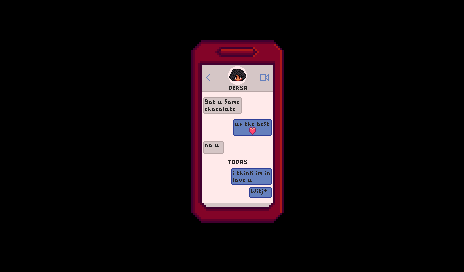

Tiled map render using the project's own tile images. Description and the whole map definition, tile-layer contents included, below:
An orthogonal 29x17 tile map with 16x16 px tiles, 4 tile layers (Back, Buildings, Paths, Front).

<map version="1.4" tiledversion="1.4.3" orientation="orthogonal" renderorder="right-down" width="29" height="17" tilewidth="16" tileheight="16" infinite="0" nextlayerid="9" nextobjectid="1">
 <tileset firstgid="1" name="zPhone_CG3" tilewidth="16" tileheight="16" tilecount="420" columns="28">
  <image source="zPhone_CG3.png" width="448" height="240" />
 </tileset>
 <layer id="1" name="Back" width="29" height="17">
  <data encoding="csv">
230,230,230,230,230,230,230,230,230,230,230,230,230,230,230,230,230,230,230,230,230,230,230,230,230,230,230,230,230,
230,1,2,3,4,5,6,7,8,9,10,11,12,13,14,15,16,17,18,19,20,21,22,23,24,25,26,27,28,
230,29,30,31,32,33,34,35,36,37,38,39,40,41,42,43,44,45,46,47,48,49,50,51,52,53,54,55,56,
230,57,58,59,60,61,62,63,64,65,66,67,68,69,70,71,72,73,74,75,76,77,78,79,80,81,82,83,84,
230,85,86,87,88,89,90,91,92,93,94,95,96,97,98,99,100,101,102,103,104,105,106,107,108,109,110,111,112,
230,113,114,115,116,117,118,119,120,121,122,123,124,125,126,127,128,129,130,131,132,133,134,135,136,137,138,139,140,
230,141,142,143,144,145,146,147,148,149,150,151,152,153,154,155,156,157,158,159,160,161,162,163,164,165,166,167,168,
230,169,170,171,172,173,174,175,176,177,178,179,180,181,182,183,184,185,186,187,188,189,190,191,192,193,194,195,196,
230,197,198,199,200,201,202,203,204,205,206,207,208,209,210,211,212,213,214,215,216,217,218,219,220,221,222,223,224,
230,225,226,227,228,229,230,231,232,233,234,235,236,237,238,239,240,241,242,243,244,245,246,247,248,249,250,251,252,
230,253,254,255,256,257,258,259,260,261,262,263,264,265,266,267,268,269,270,271,272,273,274,275,276,277,278,279,280,
230,281,282,283,284,285,286,287,288,289,290,291,292,293,294,295,296,297,298,299,300,301,302,303,304,305,306,307,308,
230,309,310,311,312,313,314,315,316,317,318,319,320,321,322,323,324,325,326,327,328,329,330,331,332,333,334,335,336,
230,337,338,339,340,341,342,343,344,345,346,347,348,349,350,351,352,353,354,355,356,357,358,359,360,361,362,363,364,
230,365,366,367,368,369,370,371,372,373,374,375,376,377,378,379,380,381,382,383,384,385,386,387,388,389,390,391,392,
230,393,394,395,396,397,398,399,400,401,402,403,404,405,406,407,408,409,410,411,412,413,414,415,416,417,418,419,420,
230,230,230,230,230,230,230,230,230,230,230,230,230,230,230,230,230,230,230,230,230,230,230,230,230,230,230,230,230
</data>
 </layer>
 <objectgroup id="2" name="Back" />
 <layer id="3" name="Buildings" width="29" height="17">
  <data encoding="csv">
0,0,0,0,0,0,0,0,0,0,0,0,0,0,0,0,0,0,0,0,0,0,0,0,0,0,0,0,0,
0,0,0,0,0,0,0,0,0,0,0,0,0,0,0,0,0,0,0,0,0,0,0,0,0,0,0,0,0,
0,0,0,0,0,0,0,0,0,0,0,0,0,0,0,0,0,0,0,0,0,0,0,0,0,0,0,0,0,
0,0,0,0,0,0,0,0,0,0,0,0,0,0,0,0,0,0,0,0,0,0,0,0,0,0,0,0,0,
0,0,0,0,0,0,0,0,0,0,0,0,0,0,0,0,0,0,0,0,0,0,0,0,0,0,0,0,0,
0,0,0,0,0,0,0,0,0,0,0,0,0,0,0,0,0,0,0,0,0,0,0,0,0,0,0,0,0,
0,0,0,0,0,0,0,0,0,0,0,0,0,0,0,0,0,0,0,0,0,0,0,0,0,0,0,0,0,
0,0,0,0,0,0,0,0,0,0,0,0,0,0,0,0,0,0,0,0,0,0,0,0,0,0,0,0,0,
0,0,0,0,0,0,0,0,0,0,0,0,0,0,0,0,0,0,0,0,0,0,0,0,0,0,0,0,0,
0,0,0,0,0,0,0,0,0,0,0,0,0,0,0,0,0,0,0,0,0,0,0,0,0,0,0,0,0,
0,0,0,0,0,0,0,0,0,0,0,0,0,0,0,0,0,0,0,0,0,0,0,0,0,0,0,0,0,
0,0,0,0,0,0,0,0,0,0,0,0,0,0,0,0,0,0,0,0,0,0,0,0,0,0,0,0,0,
0,0,0,0,0,0,0,0,0,0,0,0,0,0,0,0,0,0,0,0,0,0,0,0,0,0,0,0,0,
0,0,0,0,0,0,0,0,0,0,0,0,0,0,0,0,0,0,0,0,0,0,0,0,0,0,0,0,0,
0,0,0,0,0,0,0,0,0,0,0,0,0,0,0,0,0,0,0,0,0,0,0,0,0,0,0,0,0,
0,0,0,0,0,0,0,0,0,0,0,0,0,0,0,0,0,0,0,0,0,0,0,0,0,0,0,0,0,
0,0,0,0,0,0,0,0,0,0,0,0,0,0,0,0,0,0,0,0,0,0,0,0,0,0,0,0,0
</data>
 </layer>
 <objectgroup id="4" name="Buildings" />
 <layer id="5" name="Paths" width="29" height="17">
  <data encoding="csv">
0,0,0,0,0,0,0,0,0,0,0,0,0,0,0,0,0,0,0,0,0,0,0,0,0,0,0,0,0,
0,0,0,0,0,0,0,0,0,0,0,0,0,0,0,0,0,0,0,0,0,0,0,0,0,0,0,0,0,
0,0,0,0,0,0,0,0,0,0,0,0,0,0,0,0,0,0,0,0,0,0,0,0,0,0,0,0,0,
0,0,0,0,0,0,0,0,0,0,0,0,0,0,0,0,0,0,0,0,0,0,0,0,0,0,0,0,0,
0,0,0,0,0,0,0,0,0,0,0,0,0,0,0,0,0,0,0,0,0,0,0,0,0,0,0,0,0,
0,0,0,0,0,0,0,0,0,0,0,0,0,0,0,0,0,0,0,0,0,0,0,0,0,0,0,0,0,
0,0,0,0,0,0,0,0,0,0,0,0,0,0,0,0,0,0,0,0,0,0,0,0,0,0,0,0,0,
0,0,0,0,0,0,0,0,0,0,0,0,0,0,0,0,0,0,0,0,0,0,0,0,0,0,0,0,0,
0,0,0,0,0,0,0,0,0,0,0,0,0,0,0,0,0,0,0,0,0,0,0,0,0,0,0,0,0,
0,0,0,0,0,0,0,0,0,0,0,0,0,0,0,0,0,0,0,0,0,0,0,0,0,0,0,0,0,
0,0,0,0,0,0,0,0,0,0,0,0,0,0,0,0,0,0,0,0,0,0,0,0,0,0,0,0,0,
0,0,0,0,0,0,0,0,0,0,0,0,0,0,0,0,0,0,0,0,0,0,0,0,0,0,0,0,0,
0,0,0,0,0,0,0,0,0,0,0,0,0,0,0,0,0,0,0,0,0,0,0,0,0,0,0,0,0,
0,0,0,0,0,0,0,0,0,0,0,0,0,0,0,0,0,0,0,0,0,0,0,0,0,0,0,0,0,
0,0,0,0,0,0,0,0,0,0,0,0,0,0,0,0,0,0,0,0,0,0,0,0,0,0,0,0,0,
0,0,0,0,0,0,0,0,0,0,0,0,0,0,0,0,0,0,0,0,0,0,0,0,0,0,0,0,0,
0,0,0,0,0,0,0,0,0,0,0,0,0,0,0,0,0,0,0,0,0,0,0,0,0,0,0,0,0
</data>
 </layer>
 <objectgroup id="6" name="Paths" />
 <layer id="7" name="Front" width="29" height="17">
  <data encoding="csv">
0,0,0,0,0,0,0,0,0,0,0,0,0,0,0,0,0,0,0,0,0,0,0,0,0,0,0,0,0,
0,0,0,0,0,0,0,0,0,0,0,0,0,0,0,0,0,0,0,0,0,0,0,0,0,0,0,0,0,
0,0,0,0,0,0,0,0,0,0,0,0,0,0,0,0,0,0,0,0,0,0,0,0,0,0,0,0,0,
0,0,0,0,0,0,0,0,0,0,0,0,0,0,0,0,0,0,0,0,0,0,0,0,0,0,0,0,0,
0,0,0,0,0,0,0,0,0,0,0,0,0,0,0,0,0,0,0,0,0,0,0,0,0,0,0,0,0,
0,0,0,0,0,0,0,0,0,0,0,0,0,0,0,0,0,0,0,0,0,0,0,0,0,0,0,0,0,
0,0,0,0,0,0,0,0,0,0,0,0,0,0,0,0,0,0,0,0,0,0,0,0,0,0,0,0,0,
0,0,0,0,0,0,0,0,0,0,0,0,0,0,0,0,0,0,0,0,0,0,0,0,0,0,0,0,0,
0,0,0,0,0,0,0,0,0,0,0,0,0,0,0,0,0,0,0,0,0,0,0,0,0,0,0,0,0,
0,0,0,0,0,0,0,0,0,0,0,0,0,0,0,0,0,0,0,0,0,0,0,0,0,0,0,0,0,
0,0,0,0,0,0,0,0,0,0,0,0,0,0,0,0,0,0,0,0,0,0,0,0,0,0,0,0,0,
0,0,0,0,0,0,0,0,0,0,0,0,0,0,0,0,0,0,0,0,0,0,0,0,0,0,0,0,0,
0,0,0,0,0,0,0,0,0,0,0,0,0,0,0,0,0,0,0,0,0,0,0,0,0,0,0,0,0,
0,0,0,0,0,0,0,0,0,0,0,0,0,0,0,0,0,0,0,0,0,0,0,0,0,0,0,0,0,
0,0,0,0,0,0,0,0,0,0,0,0,0,0,0,0,0,0,0,0,0,0,0,0,0,0,0,0,0,
0,0,0,0,0,0,0,0,0,0,0,0,0,0,0,0,0,0,0,0,0,0,0,0,0,0,0,0,0,
0,0,0,0,0,0,0,0,0,0,0,0,0,0,0,0,0,0,0,0,0,0,0,0,0,0,0,0,0
</data>
 </layer>
 <objectgroup id="8" name="Front" />
</map>
